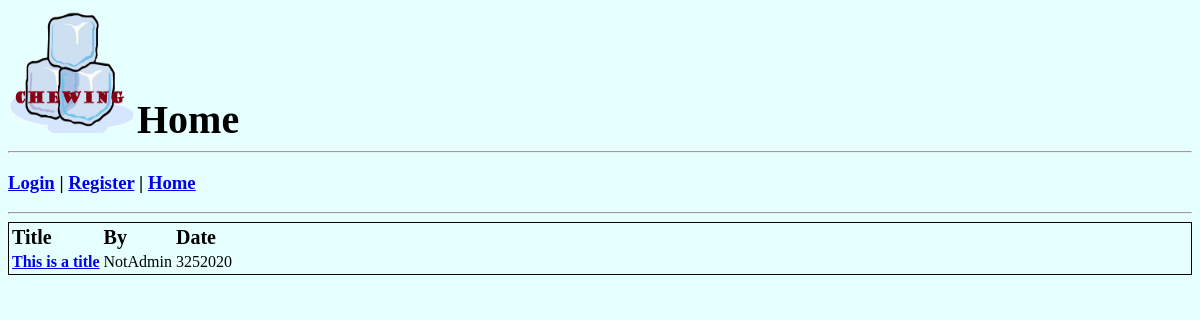
Before: /indexLoggedIn.php with the older database file.
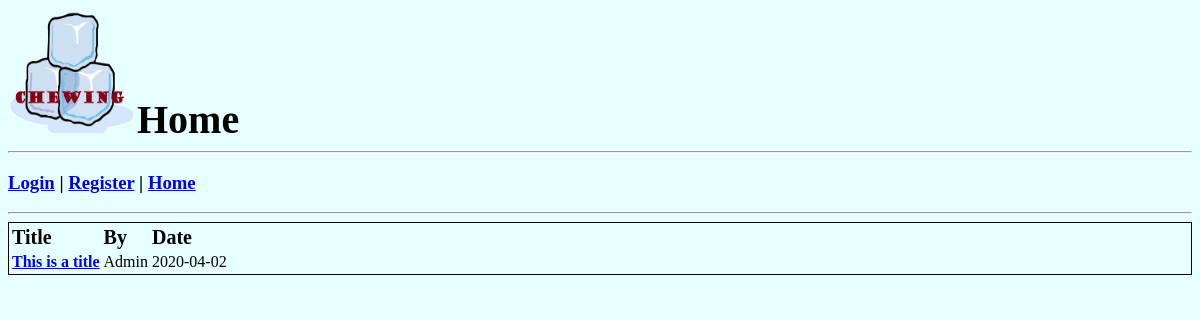
After: the same page with the newer database file.
### tables this page shows
CREATE TABLE `posts` (
  `postID` int(11) NOT NULL COMMENT 'The Id of what post it is',
  `userID_PostBy` int(11) DEFAULT NULL COMMENT 'The userID of who posted',
  `userID_LastPost` varchar(45) DEFAULT NULL COMMENT 'unknown. TBD later',
  `moderationAction` int(11) DEFAULT '0' COMMENT 'The moderation action done to the post | 0 = no moderation : 1 = user deleted : 2 = removed  ',
  `title` varchar(45) DEFAULT NULL,
  `postDate` date DEFAULT NULL,
  `content` varchar(500) DEFAULT NULL
);

CREATE TABLE `users` (
  `userID` int(11) NOT NULL,
  `userFirstName` varchar(45) DEFAULT NULL,
  `userLastName` varchar(45) DEFAULT NULL,
  `userName` varchar(45) DEFAULT NULL,
  `userPassword` varchar(45) DEFAULT NULL,
  `userModLevel` int(11) DEFAULT '0'
);

### indexLoggedIn.php (the view, shortened to what this page needs)
<!DOCTYPE html>
<?php
include('myfuncs.php');
if (GetDBConnect()->select_db(GetDBName()))
{
    $sql = "SELECT *
            FROM posts
            ORDER BY postID";
    $result = GetDBConnect()->query($sql);
    $numberRows = $result->num_rows;
}
?>
<html>
	<head>
	</head>
	<body>
		<header>
			<img id='IMG_Logo' src="sampleLogo.png" width="125" height="125" alt="LOGO">
			<h2 id='TopPageName'>Home</h2>
		</header>
		<hr>
		<?php echo webpageTemplateString();?>
		<hr>
		<?php
		if($numberRows != 0)
        {
        ?>
        <div id='Table'>
    		<table>
            	<thead>
            		<tr>
            			<td id='TH_Title'>Title</td>
            			<td id='TH_By'>By</td>
            			<td id='TH_Date'>Date</td>
            		</tr>
            	</thead>
            	<tbody>
            		<?php
            		foreach (GetDBConnect()->query($sql) as $rows)
            		{
            		    if($rows['moderationAction'] == 0)
            		    {
                		?>
                			<tr>
                				<td id='TD_Title'><b><a href="getBlogRequest.php?postID='
                				    <?php echo $rows['postID'] ?> '">
                				    <?php echo $rows['title']?> </a></b></td>
                				<td id='TD_By'><?php echo userIDtoUserName($rows['userID_PostBy'])?></td>
                				<td id='TD_Date'><?php echo $rows['postDate']?></td>
                			</tr>
                		<?php
                		}
            		}
            		?>
            	</tbody>
        	</table>
        </div>
    	<?php
        }
        else
        {
    	?>
    		<h3 id='H3_NoPosts'>There are no posts</h3>
    	<?php
        }
    	?>
	</body>
</html>

Changed rows visible on the page:
changed posts "This is a title": userID_PostBy.userName "NotAdmin" → "Admin"; postDate "3252020" → "2020-04-02"
